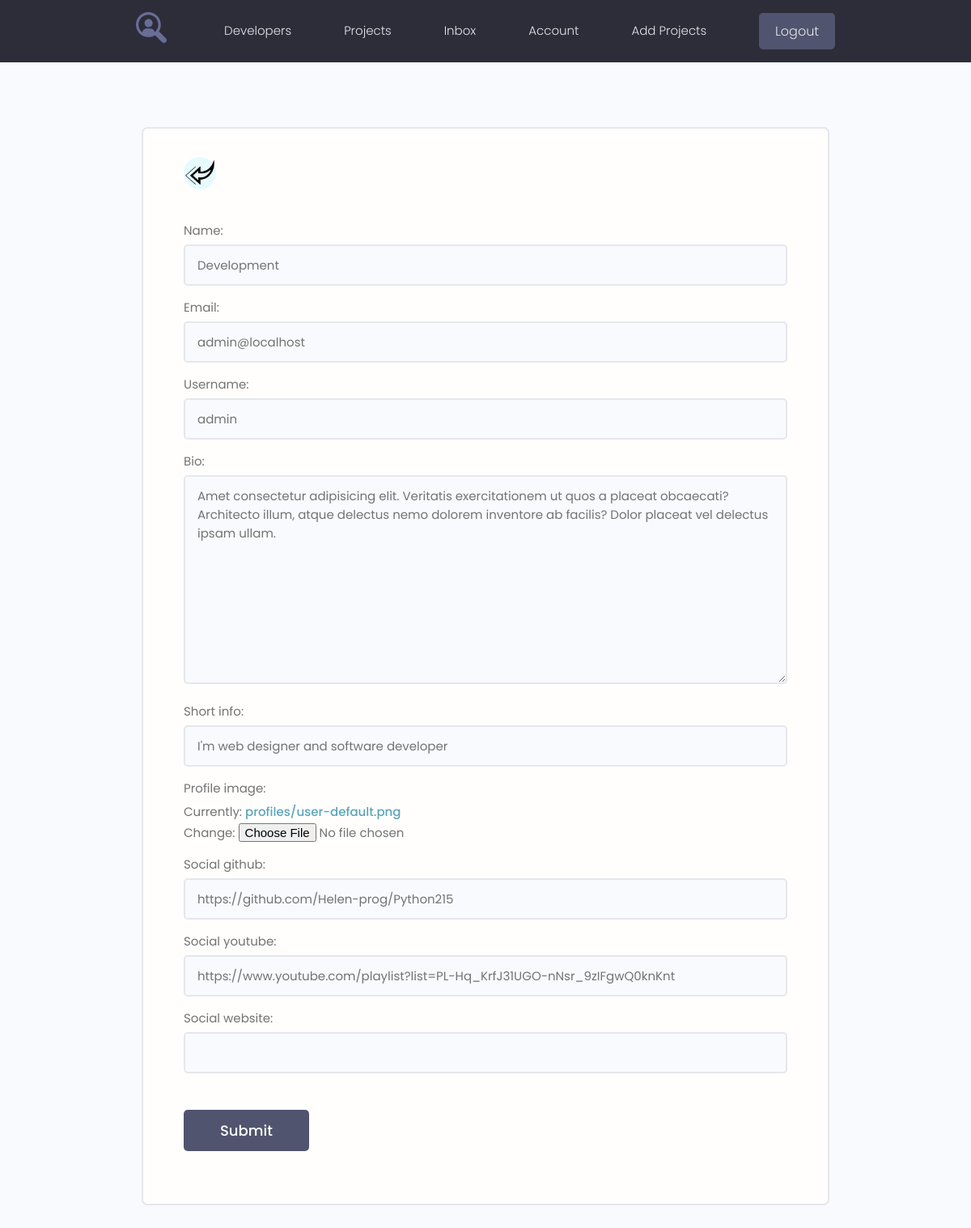
The page /edit-account/ (signed in) on the database as committed earlier.
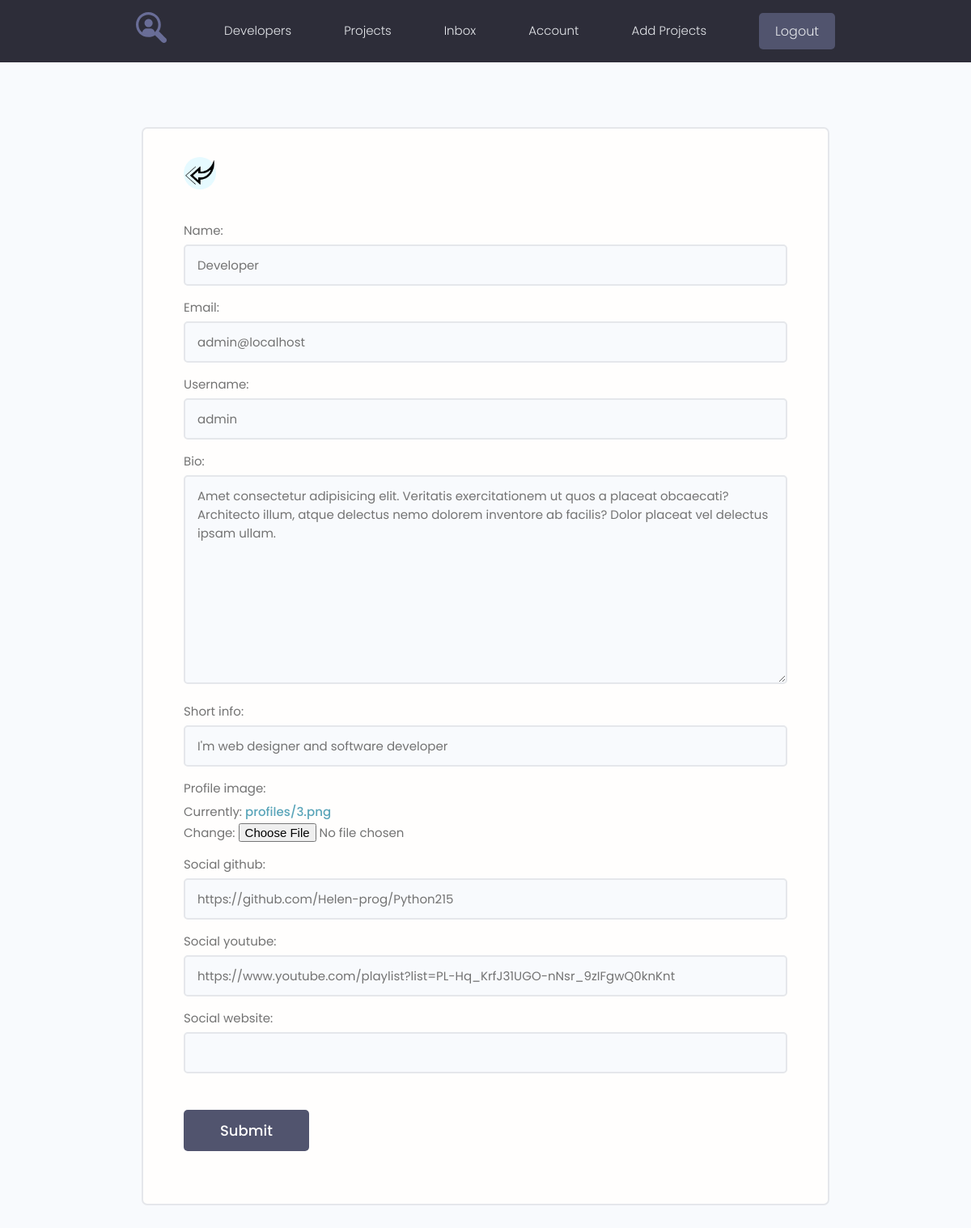
The same page on the database as committed later.
### users/models.py (models this page shows, shortened)
class Profile(models.Model):
    user = models.OneToOneField(User, on_delete=models.CASCADE, blank=True, null=True)
    name = models.CharField(max_length=200, blank=True, null=True)
    email = models.EmailField(max_length=200, blank=True, null=True)
    username = models.CharField(max_length=200, blank=True, null=True)
    short_info = models.CharField(max_length=200, blank=True, null=True)
    bio = models.TextField(blank=True, null=True)
    profile_image = models.ImageField(upload_to="profiles/", default='profiles/user-default.png')
    social_github = models.CharField(max_length=200, blank=True, null=True)
    social_youtube = models.CharField(max_length=200, blank=True, null=True)
    social_website = models.CharField(max_length=200, blank=True, null=True)
    created = models.DateTimeField(auto_now_add=True)

### users/views.py (the view)
# urls.py: path('edit-account/', views.edit_account, name="edit-account"),
@login_required(login_url='login')
def edit_account(request):
    profile = request.user.profile
    form = ProfileForm(instance=profile)
    if request.method == 'POST':
        form = ProfileForm(request.POST, request.FILES, instance=profile)
        if form.is_valid():
            form.save()
            return redirect('account')
    context = {'form': form}
    return render(request, 'users/profile_form.html', context)

### users/forms.py
class ProfileForm(ModelForm):
    class Meta:
        model = Profile
        fields = ['name', 'email', 'username', 'bio', 'short_info', 'profile_image', 'social_github', 'social_youtube',
                  'social_website']
    def __init__(self, *args, **kwargs):
        super().__init__(*args, **kwargs)
        for field in self.fields.values():
            field.widget.attrs.update({'class': 'input'})

### users/templates/users/profile_form.html (shortened to what this page needs)
{% extends 'projects/base.html' %}
{% load static %}
{% block content %}
<main class="formPage my-xl">
        <div class="content-box">
            <div class="formWrapper">
                <a class="backButton" href="{% url 'account' %}"><img src="{% static 'images/left.png' %}" alt="left"></a>
                <br>
                <form class="form" method="POST" action="{% url 'edit-account' %}" enctype="multipart/form-data">
                    {% for field in form %}
                    <div class="form__field">
                        <label for="formInput#text">{{ field.label }}: </label>
                        {{ field }}
                    </div>
                    {% endfor %}
                    <input class="btn btn--sub btn--lg  my-md" type="submit" value="Submit" />
                </form>
            </div>
        </div>
    </main>
{% endblock %}

Rows that differ between the two databases and show on the page:
changed Profile "admin@localhost": name "Development" → "Developer"
Other text that changed with them:
text no longer shown: "Currently: profiles/user-default.png Change:"
text now shown: "Currently: profiles/3.png Change:"
